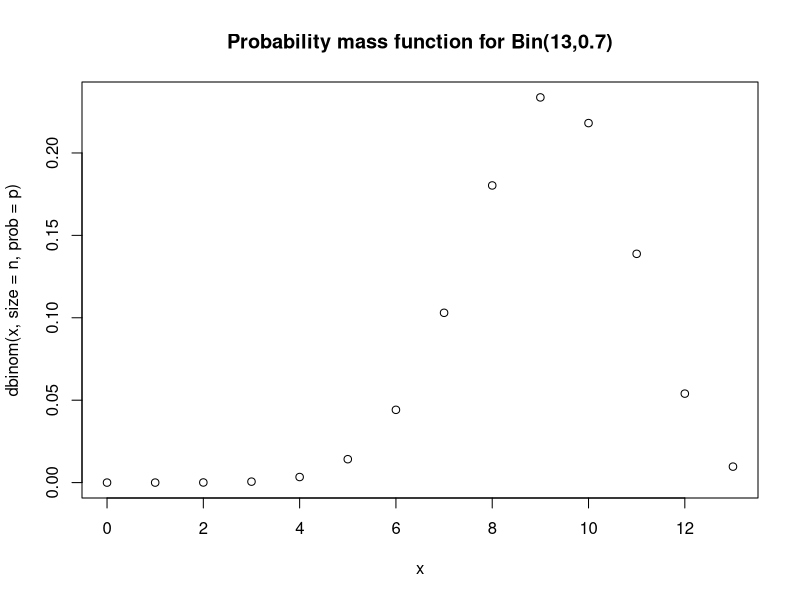
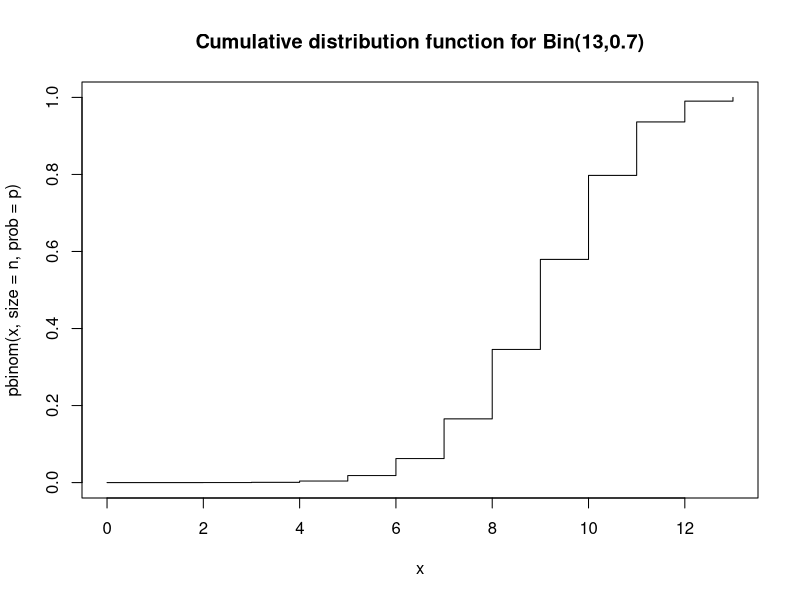
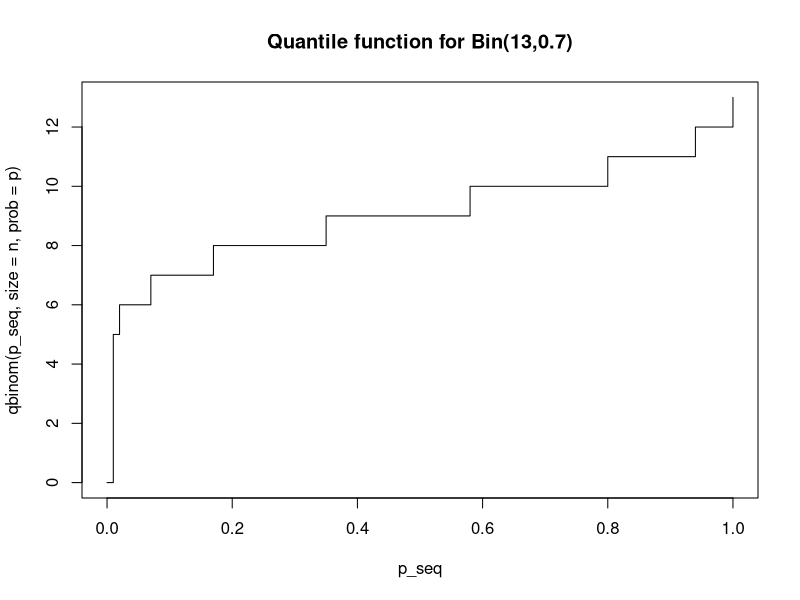
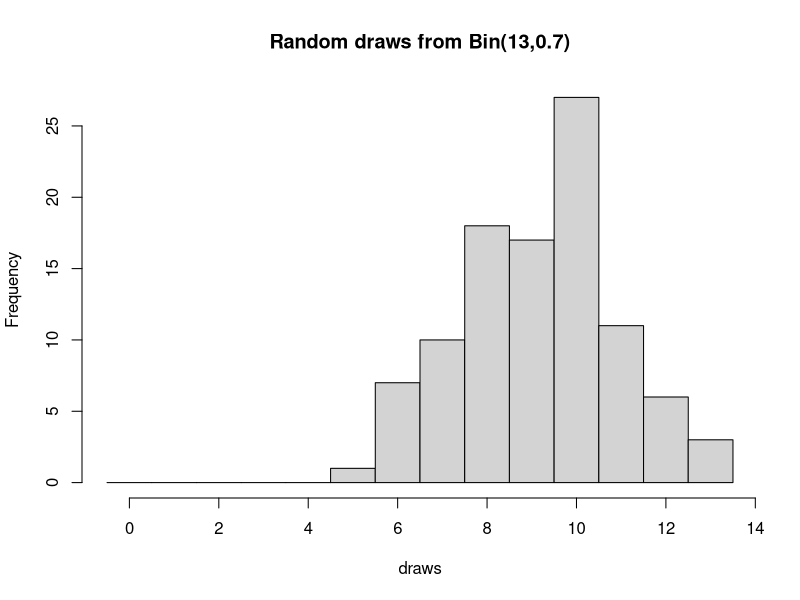
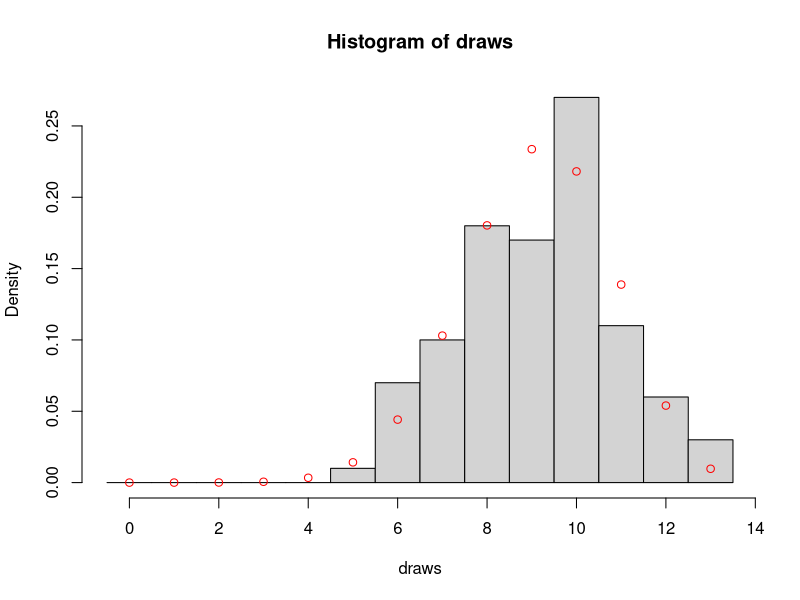
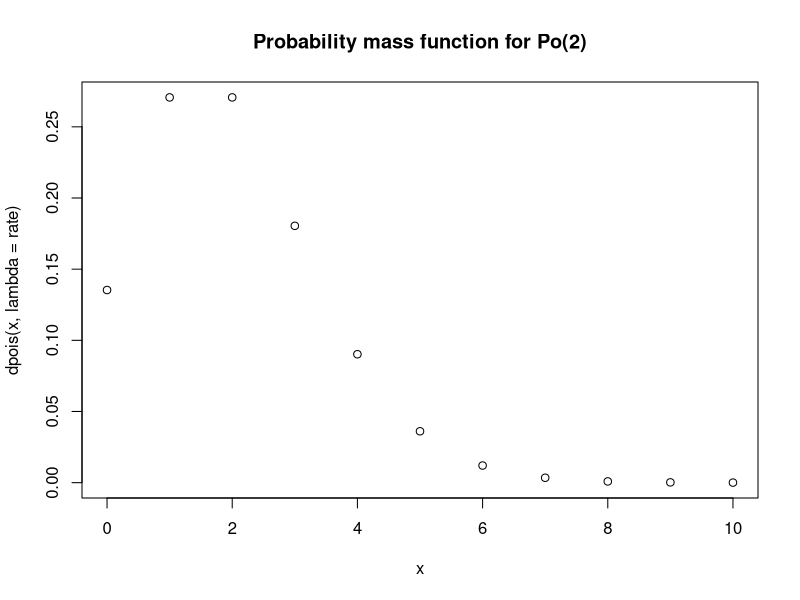
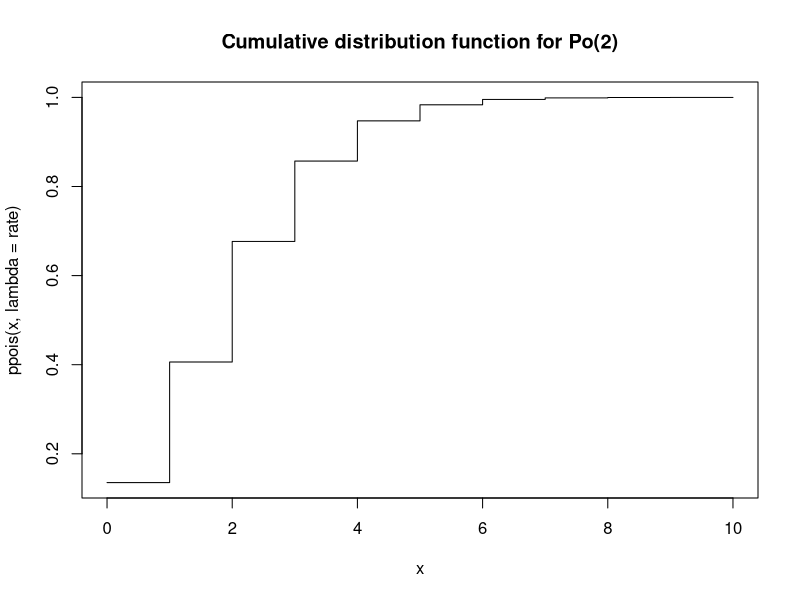
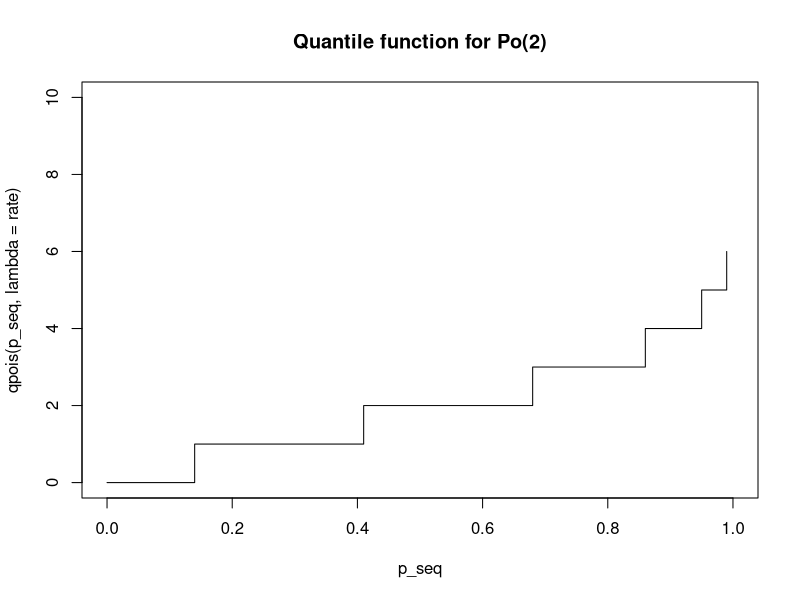

The R source for these figures, in order:
## ------------------------------------------------------------------------
n <- 13
p <- 0.7
x <- 0:n

plot(x, dbinom(x, size = n, prob = p), main = "Probability mass function for Bin(13,0.7)")

## ------------------------------------------------------------------------
plot(x, pbinom(x, size = n, prob = p), type="s", main = "Cumulative distribution function for Bin(13,0.7)")

## ------------------------------------------------------------------------
p_seq <- seq(from = 0, to = 1, length = 101)
plot(p_seq, qbinom(p_seq, size = n, prob = p), type="s", main = "Quantile function for Bin(13,0.7)")

## ------------------------------------------------------------------------
draws <- rbinom(100, size = n, prob = p) # draw 100
brks  <- (0:(n+1)) - 0.5
hist(draws, breaks = brks, main = "Random draws from Bin(13,0.7)") 

## ------------------------------------------------------------------------
hist(draws, breaks = brks, probability = TRUE)
points(x, dbinom(x, size = n, prob = p), col="red")

## ------------------------------------------------------------------------
rate <- 2
x <- 0:10 # with no upper limit we need to decide on an upper limit

plot(x, dpois(x, lambda = rate), main = "Probability mass function for Po(2)") 

## ------------------------------------------------------------------------
plot(x, ppois(x, lambda = rate), type="s", main = "Cumulative distribution function for Po(2)")

## ------------------------------------------------------------------------
plot(p_seq, qpois(p_seq, lambda = rate), type="s", ylim=c(0,10), main = "Quantile function for Po(2)") # Change the y limits for comparison purposes

## ------------------------------------------------------------------------
draws <- rpois(100, lambda = rate)

hist(draws, breaks = (0:(max(draws)+1)) - 0.5, probability = TRUE, main = "Random draws from Po(s)")
points(x, dpois(x, lambda = rate), col="red")

## ------------------------------------------------------------------------
a <- 0
b <- 1

# The curve function expects you to give a function of `x` and then it 
# (internally) creates a sequence of values from `from` and to `to` and creates
# plots similar to what we had before, but using a line rather than points.
curve(dunif(x, min = a, max = b), from = -1, to = 2,
      xlab='y', ylab='f(y)', main='Probability density function for Unif(0,1)')

## ------------------------------------------------------------------------
curve(punif(x, min = a, max = b), from = -1, to = 2,
      xlab='y', ylab='F(y)', main='Cumulative distribution function for Unif(0,1)')

## ------------------------------------------------------------------------
curve(qunif(x, min = a, max = b), from = 0, to = 1,
      xlab='p', ylab='F^{-1}(p)', main='Quantile function for Unif(0,1)')

## ------------------------------------------------------------------------
random_uniforms <- runif(100, min = a, max = b)
hist(random_uniforms, probability = TRUE, main = "Random draws from Unif(0,1)")
curve(dunif(x, min = a, max = b), add = TRUE, col="red")

## ------------------------------------------------------------------------
mu    <- 0
sigma <- 1 # standard deviation

curve(dnorm(x, mean = mu, sd = sigma), # notice the 3rd argument is the sd
      from = -4, to = 4,
      main = "PDF for a standard normal")

## ------------------------------------------------------------------------
curve(pnorm(x, mean = mu, sd = sigma), 
      from = -4, to = 4,
      main = "CDF for a standard normal",
      ylab = "F(x)")

## ------------------------------------------------------------------------
curve(qnorm(x, mean = mu, sd = sigma),
      from = 0, to = 1, 
      main = "Quantile function for a standard normal")

## ------------------------------------------------------------------------
draws <- rnorm(100, mean = mu, sd = sigma)
hist(draws, probability = TRUE)
curve(dnorm(x, mean = mu, sd = sigma), add = TRUE, col = "red")
